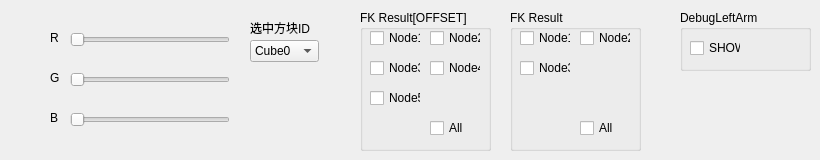
     <widget class="QWidget" name="tab_10">
      <attribute name="title">
       <string>CubeColor</string>
      </attribute>
      <widget class="QSlider" name="horizontalSlider_R">
       <property name="geometry">
        <rect>
         <x>70</x>
         <y>30</y>
         <width>160</width>
         <height>19</height>
        </rect>
       </property>
       <property name="orientation">
        <enum>Qt::Horizontal</enum>
       </property>
      </widget>
      <widget class="QSlider" name="horizontalSlider_G">
       <property name="geometry">
        <rect>
         <x>70</x>
         <y>70</y>
         <width>160</width>
         <height>19</height>
        </rect>
       </property>
       <property name="orientation">
        <enum>Qt::Horizontal</enum>
       </property>
      </widget>
      <widget class="QSlider" name="horizontalSlider_B">
       <property name="geometry">
        <rect>
         <x>70</x>
         <y>110</y>
         <width>160</width>
         <height>19</height>
        </rect>
       </property>
       <property name="orientation">
        <enum>Qt::Horizontal</enum>
       </property>
      </widget>
      <widget class="QLabel" name="label_5">
       <property name="geometry">
        <rect>
         <x>50</x>
         <y>30</y>
         <width>16</width>
         <height>16</height>
        </rect>
       </property>
       <property name="text">
        <string>R</string>
       </property>
      </widget>
      <widget class="QLabel" name="label_6">
       <property name="geometry">
        <rect>
         <x>50</x>
         <y>70</y>
         <width>16</width>
         <height>16</height>
        </rect>
       </property>
       <property name="text">
        <string>G</string>
       </property>
      </widget>
      <widget class="QLabel" name="label_7">
       <property name="geometry">
        <rect>
         <x>50</x>
         <y>110</y>
         <width>16</width>
         <height>16</height>
        </rect>
       </property>
       <property name="text">
        <string>B</string>
       </property>
      </widget>
      <widget class="QLabel" name="label_8">
       <property name="geometry">
        <rect>
         <x>250</x>
         <y>20</y>
         <width>81</width>
         <height>16</height>
        </rect>
       </property>
       <property name="text">
        <string>选中方块ID</string>
       </property>
      </widget>
      <widget class="QComboBox" name="comboBox_SelectCube">
       <property name="geometry">
        <rect>
         <x>250</x>
         <y>40</y>
         <width>69</width>
         <height>22</height>
        </rect>
       </property>
       <item>
        <property name="text">
         <string>Cube0</string>
        </property>
       </item>
       <item>
        <property name="text">
         <string>Cube1</string>
        </property>
       </item>
       <item>
        <property name="text">
         <string>Cube2</string>
        </property>
       </item>
       <item>
        <property name="text">
         <string>Cube3</string>
        </property>
       </item>
       <item>
        <property name="text">
         <string>Cube4</string>
        </property>
       </item>
       <item>
        <property name="text">
         <string>Cube5</string>
        </property>
       </item>
      </widget>
      <widget class="QGroupBox" name="InputSelection_3">
       <property name="geometry">
        <rect>
         <x>360</x>
         <y>10</y>
         <width>131</width>
         <height>141</height>
        </rect>
       </property>
       <property name="title">
        <string>FK Result[OFFSET]</string>
       </property>
       <widget class="QCheckBox" name="ShowFKResultOffset1CheckBox">
        <property name="geometry">
         <rect>
          <x>10</x>
          <y>20</y>
          <width>51</width>
          <height>16</height>
         </rect>
        </property>
        <property name="text">
         <string>Node1</string>
        </property>
       </widget>
       <widget class="QCheckBox" name="ShowFKResultOffset2CheckBox">
        <property name="geometry">
         <rect>
          <x>70</x>
          <y>20</y>
          <width>51</width>
          <height>16</height>
         </rect>
        </property>
        <property name="text">
         <string>Node2</string>
        </property>
       </widget>
       <widget class="QCheckBox" name="ShowFKResultOffset3CheckBox">
        <property name="geometry">
         <rect>
          <x>10</x>
          <y>50</y>
          <width>51</width>
          <height>16</height>
         </rect>
        </property>
        <property name="text">
         <string>Node3</string>
        </property>
       </widget>
       <widget class="QCheckBox" name="ShowFKResultOffset4CheckBox">
        <property name="geometry">
         <rect>
          <x>70</x>
          <y>50</y>
          <width>51</width>
          <height>16</height>
         </rect>
        </property>
        <property name="text">
         <string>Node4</string>
        </property>
       </widget>
       <widget class="QCheckBox" name="ShowFKResultOffset5CheckBox">
        <property name="geometry">
         <rect>
          <x>10</x>
          <y>80</y>
          <width>51</width>
          <height>16</height>
         </rect>
        </property>
        <property name="text">
         <string>Node5</string>
        </property>
       </widget>
       <widget class="QCheckBox" name="ShowAllFKResultsOffsetCheckBox">
        <property name="geometry">
         <rect>
          <x>70</x>
          <y>110</y>
          <width>51</width>
          <height>16</height>
         </rect>
        </property>
        <property name="text">
         <string>All</string>
        </property>
       </widget>
      </widget>
      <widget class="QGroupBox" name="InputSelection_4">
       <property name="geometry">
        <rect>
         <x>510</x>
         <y>10</y>
         <width>131</width>
         <height>141</height>
        </rect>
       </property>
       <property name="title">
        <string>FK Result</string>
       </property>
       <widget class="QCheckBox" name="ShowFKResult1CheckBox">
        <property name="geometry">
         <rect>
          <x>10</x>
          <y>20</y>
          <width>51</width>
          <height>16</height>
         </rect>
        </property>
        <property name="text">
         <string>Node1</string>
        </property>
       </widget>
       <widget class="QCheckBox" name="ShowFKResult2CheckBox">
        <property name="geometry">
         <rect>
          <x>70</x>
          <y>20</y>
          <width>51</width>
          <height>16</height>
         </rect>
        </property>
        <property name="text">
         <string>Node2</string>
        </property>
       </widget>
       <widget class="QCheckBox" name="ShowFKResult3CheckBox">
        <property name="geometry">
         <rect>
          <x>10</x>
          <y>50</y>
          <width>51</width>
          <height>16</height>
         </rect>
        </property>
        <property name="text">
         <string>Node3</string>
        </property>
       </widget>
       <widget class="QCheckBox" name="ShowAllFKResultsCheckBox">
        <property name="geometry">
         <rect>
          <x>70</x>
          <y>110</y>
          <width>51</width>
          <height>16</height>
         </rect>
        </property>
        <property name="text">
         <string>All</string>
        </property>
       </widget>
      </widget>
      <widget class="QGroupBox" name="InputSelection_5">
       <property name="geometry">
        <rect>
         <x>680</x>
         <y>10</y>
         <width>131</width>
         <height>61</height>
        </rect>
       </property>
       <property name="title">
        <string>DebugLeftArm</string>
       </property>
       <widget class="QCheckBox" name="ShowDebugArmCheckBox">
        <property name="geometry">
         <rect>
          <x>10</x>
          <y>30</y>
          <width>51</width>
          <height>16</height>
         </rect>
        </property>
        <property name="text">
         <string>SHOW</string>
        </property>
       </widget>
      </widget>
     </widget>
